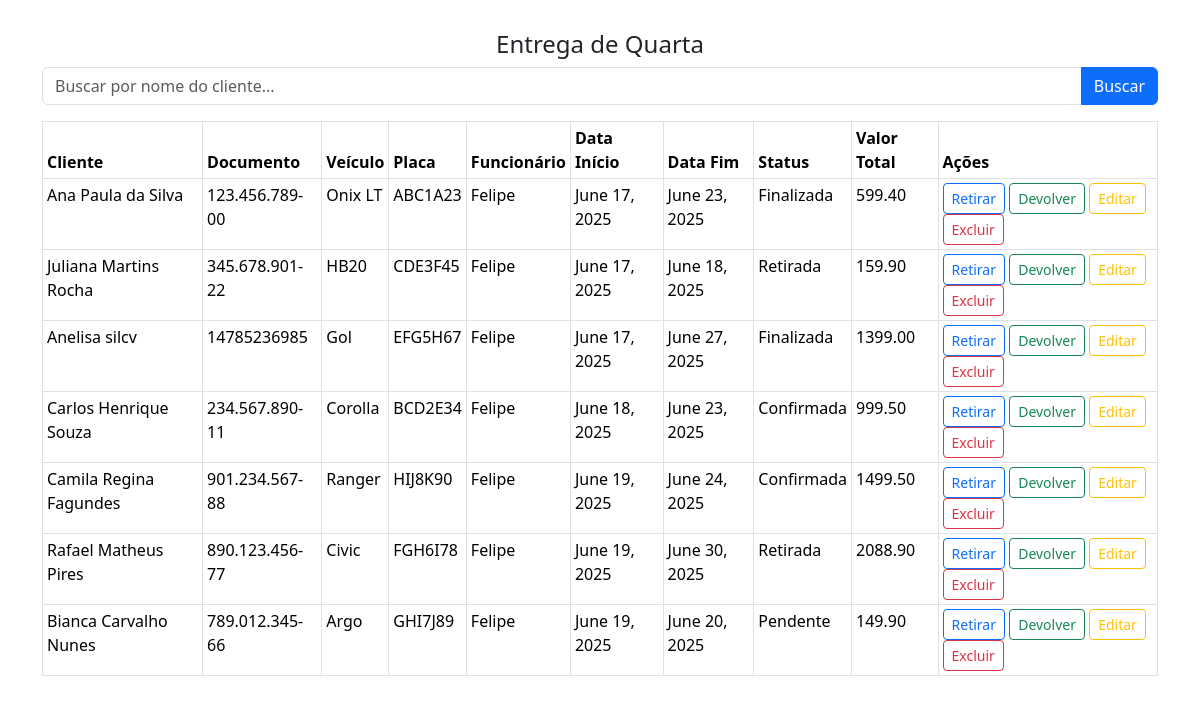
The page /reservas/entrega-quarta/ (signed in) on the database as committed earlier.
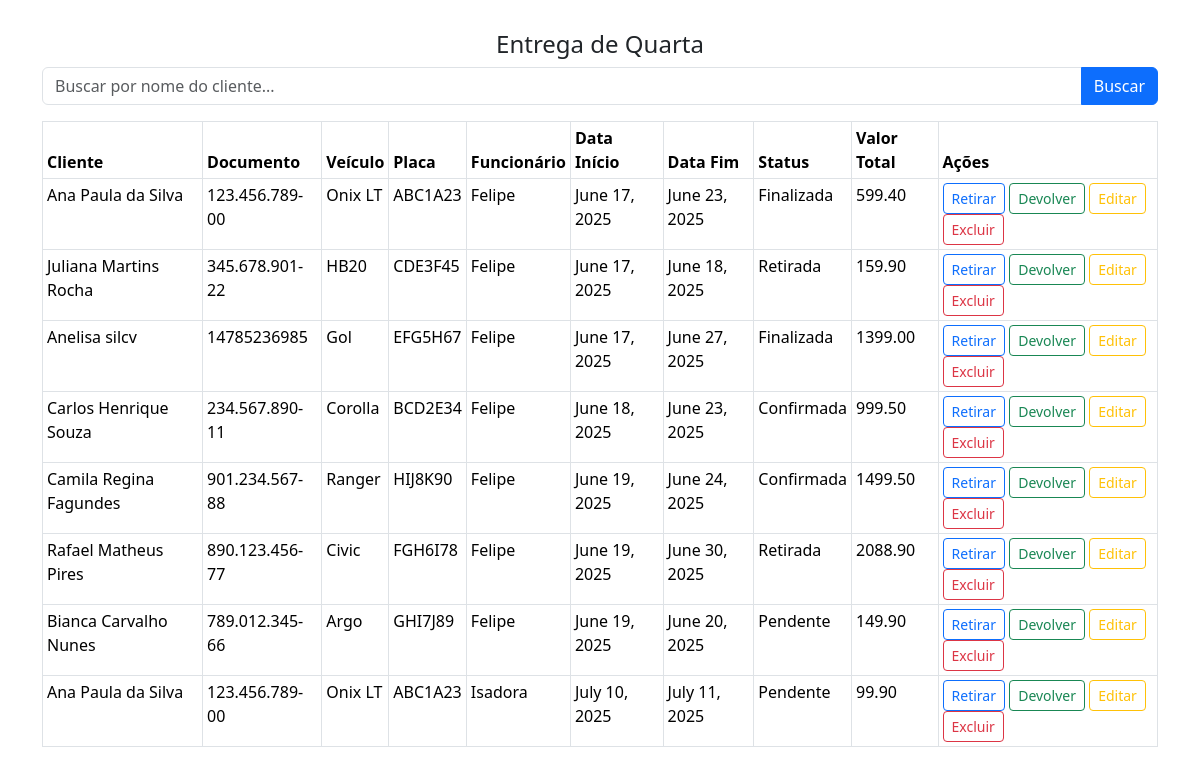
The same page on the database as committed later.
### reservas/models.py (models this page shows, shortened)
class Reserva(models.Model):
    STATUS_CHOICES = [
        ('confirmada', 'Confirmada'),
        ('pendente', 'Pendente'),
        ('retirada', 'Retirada'),
        ('finalizada', 'Finalizada'),
    ]
    COMBUSTIVEL_CHOICES = [
        ('cheio', 'Cheio'),
        ('3/4', '3/4'),
        ('meio', 'Meio'),
        ('1/4', '1/4'),
        ('quase_vazio', 'Quase vazio'),
        ('vazio', 'Vazio'),
    ]
    cliente = models.ForeignKey(Cliente, on_delete=models.CASCADE)
    veiculo = models.ForeignKey(Veiculo, on_delete=models.CASCADE)
    funcionario = models.ForeignKey(Funcionario, on_delete=models.CASCADE)
    data_inicio = models.DateField()
    data_fim = models.DateField()
    valor_total = models.DecimalField(max_digits=10, decimal_places=2, blank=True, null=True)
    status = models.CharField(max_length=20, choices=STATUS_CHOICES, default='pendente')
    quilometragem_inicial = models.IntegerField(null=True, blank=True)
    nivel_combustivel_inicial = models.CharField(
        max_length=20,
        choices=COMBUSTIVEL_CHOICES,
        null=True,
        blank=True
    )
    observacoes_inicial = models.TextField(null=True, blank=True)
    quilometragem_final = models.IntegerField(null=True, blank=True)
    nivel_combustivel_final = models.CharField(
        max_length=20,
        choices=COMBUSTIVEL_CHOICES,
        null=True,
        blank=True
    )
    observacoes_final = models.TextField(null=True, blank=True)

### clientes/models.py (models this page shows, shortened)
class Cliente(models.Model):
    TIPO_PESSOA = [
        ('CPF', 'Pessoa Física'),
        ('CNPJ', 'Pessoa Jurídica'),
    ]
    tipo_pessoa = models.CharField(max_length=4, choices=TIPO_PESSOA)
    documento = models.CharField(max_length=20, unique=True)
    nome = models.CharField(max_length=100)
    endereco = models.CharField(max_length=200)
    telefone = models.CharField(max_length=20)

### veiculos/models.py (models this page shows, shortened)
class Veiculo(models.Model):
    CATEGORIAS = [
        ('hatch', 'Hatch'),
        ('sedan', 'Sedan'),
        ('suv', 'SUV'),
        ('pickup', 'Pickup'),
        ('luxo', 'Luxo'),
        ('utilitario', 'Utilitário'),
    ]
    STATUS = [
        ('disponivel', 'Disponível'),
        ('alugado', 'Alugado'),
        ('manutencao', 'Em Manutenção'),
    ]
    modelo = models.CharField(max_length=100)
    marca = models.CharField(max_length=100)
    ano = models.IntegerField()
    cor = models.CharField(max_length=50)
    categoria = models.CharField(max_length=50, choices=CATEGORIAS)
    placa = models.CharField(max_length=10, unique=True)
    preco_locacao = models.DecimalField(max_digits=8, decimal_places=2)
    status_disponibilidade = models.CharField(max_length=20, choices=STATUS, default='disponivel')
    imagem = models.ImageField(upload_to='veiculos/', null=True, blank=True)

### usuarios/models.py (models this page shows, shortened)
class Funcionario(models.Model):
    nome = models.CharField(max_length=100)
    cpf = models.CharField(max_length=14, unique=True)
    cargo = models.CharField(max_length=100)
    email = models.EmailField(unique=True)
    user = models.OneToOneField(User, on_delete=models.CASCADE, null=True, blank=True)

### reservas/views.py (the view)
# urls.py: path('entrega-quarta/', views.entrega_quarta, name='entrega_quarta'),
@login_required
def entrega_quarta(request):
    if request.method == 'POST':
        cliente_nome = request.POST.get('cliente_nome', '').strip()
        return redirect(f"{reverse('entrega_quarta')}?cliente_nome={cliente_nome}&ordenar=data_inicio")
    ordenar = request.GET.get('ordenar', 'data_inicio')
    cliente_nome = request.GET.get('cliente_nome', '').strip()
    queryset = Reserva.objects.select_related('cliente', 'veiculo', 'funcionario')
    if cliente_nome:
        queryset = queryset.filter(cliente__nome__icontains=cliente_nome)
    campos_validos = ['data_inicio', 'data_fim', 'valor_total', 'cliente__nome', 'cliente__documento',
                      'veiculo__modelo', 'veiculo__placa', 'funcionario__nome', 'status']
    ordenar_base = ordenar.lstrip('-')
    if ordenar_base not in campos_validos:
        ordenar = 'data_inicio'
    reservas = queryset.order_by(ordenar)
    return render(request, 'reservas/entrega_quarta.html', {
        'reservas': reservas,
        'ordenar': ordenar,
        'cliente_nome': cliente_nome,
    })

### reservas/templates/reservas/entrega_quarta.html (shortened to what this page needs)
<!DOCTYPE html>
<html lang="pt-br">
<head>
  <link href="https://cdn.jsdelivr.net/npm/bootstrap@5.3.3/dist/css/bootstrap.min.css" rel="stylesheet" />
</head>
<body>
  <div class="container">
    <h2>Entrega de Quarta</h2>
    <form method="post" action="{% url 'entrega_quarta' %}" class="mb-3">
      <div class="input-group">
        <input
          type="text"
          name="cliente_nome"
          class="form-control"
          placeholder="Buscar por nome do cliente..."
          value="{{ cliente_nome|default:'' }}"
          autocomplete="off"
        />
        <button type="submit" class="btn btn-primary">Buscar</button>
      </div>
    </form>
    <table class="table table-bordered table-sm">
      <thead>
        <tr>
            <th><a href="?ordenar={% if ordenar == 'cliente__nome' %}-{% endif %}cliente__nome{% if cliente_nome %}&cliente_nome={{ cliente_nome }}{% endif %}">Cliente</a></th>
            <th><a href="?ordenar={% if ordenar == 'cliente__documento' %}-{% endif %}cliente__documento{% if cliente_nome %}&cliente_nome={{ cliente_nome }}{% endif %}">Documento</a></th>
            <th><a href="?ordenar={% if ordenar == 'veiculo__modelo' %}-{% endif %}veiculo__modelo{% if cliente_nome %}&cliente_nome={{ cliente_nome }}{% endif %}">Veículo</a></th>
            <th><a href="?ordenar={% if ordenar == 'veiculo__placa' %}-{% endif %}veiculo__placa{% if cliente_nome %}&cliente_nome={{ cliente_nome }}{% endif %}">Placa</a></th>
            <th><a href="?ordenar={% if ordenar == 'funcionario__nome' %}-{% endif %}funcionario__nome{% if cliente_nome %}&cliente_nome={{ cliente_nome }}{% endif %}">Funcionário</a></th>
            <th><a href="?ordenar={% if ordenar == 'data_inicio' %}-{% endif %}data_inicio{% if cliente_nome %}&cliente_nome={{ cliente_nome }}{% endif %}">Data Início</a></th>
            <th><a href="?ordenar={% if ordenar == 'data_fim' %}-{% endif %}data_fim{% if cliente_nome %}&cliente_nome={{ cliente_nome }}{% endif %}">Data Fim</a></th>
            <th><a href="?ordenar={% if ordenar == 'status' %}-{% endif %}status{% if cliente_nome %}&cliente_nome={{ cliente_nome }}{% endif %}">Status</a></th>
            <th><a href="?ordenar={% if ordenar == 'valor_total' %}-{% endif %}valor_total{% if cliente_nome %}&cliente_nome={{ cliente_nome }}{% endif %}">Valor Total</a></th>
            <th>Ações</th>
        </tr>
      </thead>
      <tbody>
        {% for reserva in reservas %}
        <tr>
          <td>{{ reserva.cliente.nome }}</td>
          <td>{{ reserva.cliente.documento }}</td>
          <td>{{ reserva.veiculo.modelo }}</td>
          <td>{{ reserva.veiculo.placa }}</td>
          <td>{{ reserva.funcionario.nome }}</td>
          <td>{{ reserva.data_inicio }}</td>
          <td>{{ reserva.data_fim }}</td>
          <td>{{ reserva.status|title }}</td>
          <td>{{ reserva.valor_total }}</td>
          <td>
            <a href="{% url 'registrar_retirada' reserva.id %}" class="btn btn-sm btn-outline-primary">Retirar</a>
            <a href="{% url 'registrar_devolucao_veiculo' reserva.id %}" class="btn btn-sm btn-outline-success">Devolver</a>
            <a href="{% url 'editar_reserva' reserva.id %}" class="btn btn-sm btn-outline-warning">Editar</a>
            <a href="{% url 'excluir_reserva' reserva.id %}" class="btn btn-sm btn-outline-danger">Excluir</a>
          </td>
        </tr>
        {% empty %}
        <tr>
          <td colspan="10" class="text-center">Nenhuma reserva encontrada.</td>
        </tr>
        {% endfor %}
      </tbody>
    </table>
  </div>
</body>
</html>

Rows that differ between the two databases and show on the page:
added Reserva: cliente.nome "Ana Paula da Silva", cliente.documento "123.456.789-00", veiculo.modelo "Onix LT", veiculo.placa "ABC1A23", funcionario.nome "Isadora", data_inicio "July 10, 2025", data_fim "July 11, 2025", status "Pendente", valor_total "99.90"
